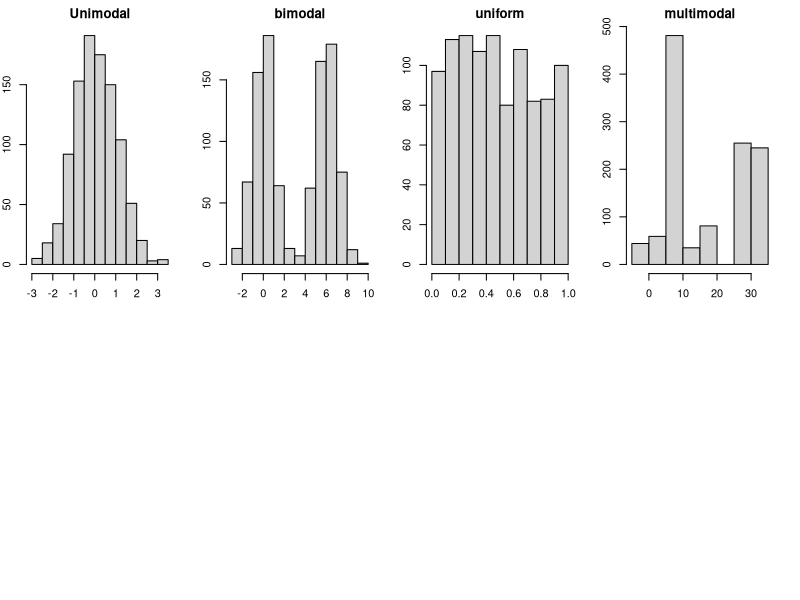
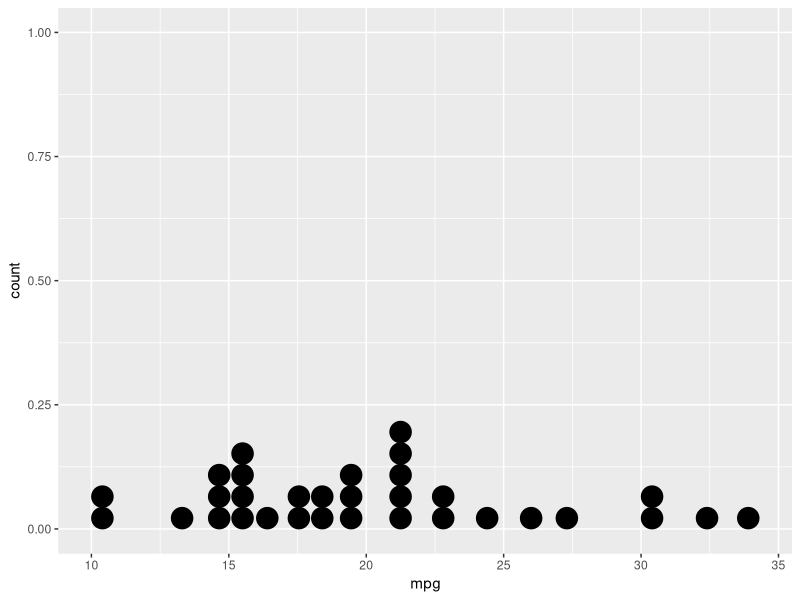
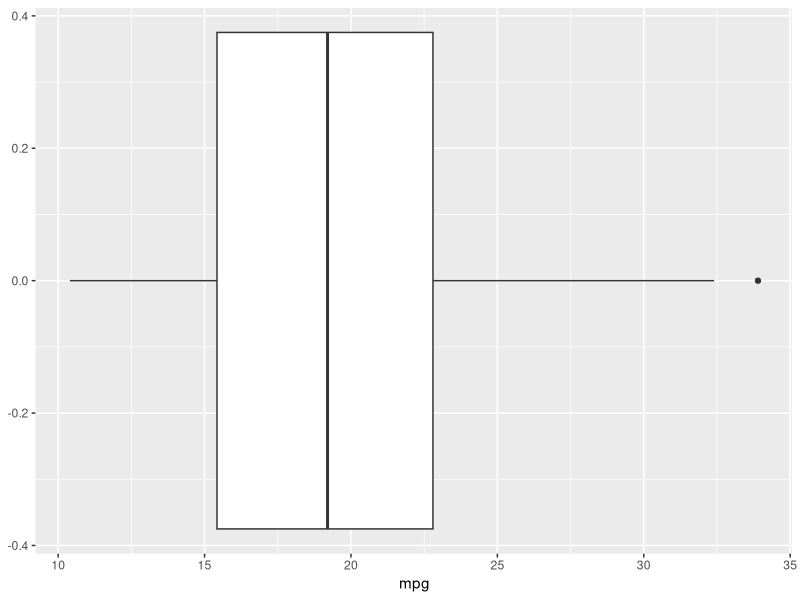
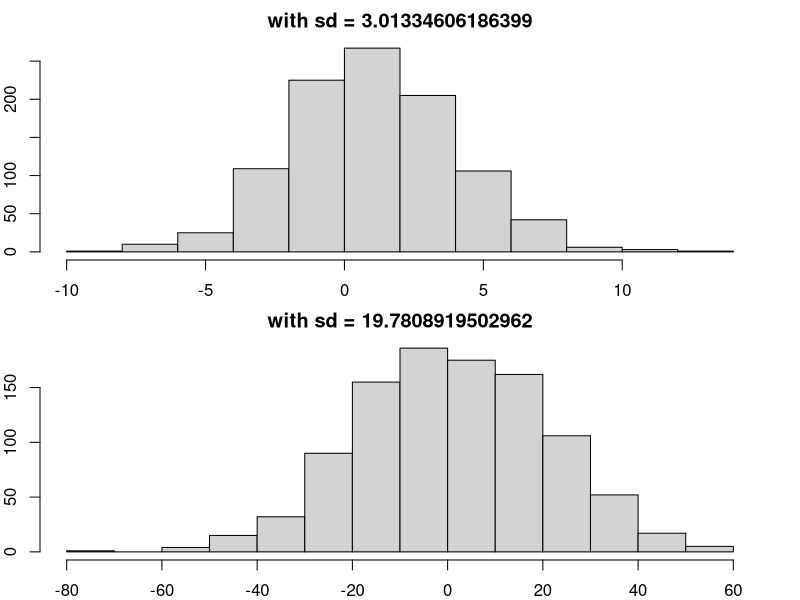

Write the R code that produced these figures, in order.
## ---- chunk 1
knitr::opts_chunk$set(echo = TRUE)
## ---- chunk 2
par(mfrow = c(2,4), mar = c(2,2,2,2))
z <- rnorm(1000)
hist(z, main = "Unimodal")

z <- c(rnorm(500, 0), rnorm(500, 6))
hist(z, main = "bimodal")

z <- runif(1000)
hist(z, main = "uniform")
      
z <- c(rnorm(100, 0), rnorm(500, 8), rnorm(100, 16), rnorm(500, 30))
hist(z, main = "multimodal")
## ---- chunk 3
library(ggplot2)
ggplot(mtcars, aes(x=mpg)) + geom_dotplot()

## ---- chunk 4
library(ggplot2)
ggplot(mtcars, aes(x=mpg)) + geom_boxplot()

## ---- chunk 5
x <- rnorm(100)
mean(x)
## ---- chunk 6
median(x)
## ---- chunk 7
mode(x)
## ---- chunk 8
x <- rnorm(1000, mean =  1, sd = 3)
y <- rnorm(1000, mean =  1, sd = 20)

par(mfrow=c(2,1))

hist(x,  main = paste("with sd =", sd(x)))

hist(y,  main = paste("with sd =", sd(y)) )
## ---- chunk 9
x <- rnorm(1000, mean =  1, sd = 3)
y <- rnorm(1000, mean =  1, sd = 20)
IQR(x)
IQR(y)

# IQR(x) > IQR(y)
